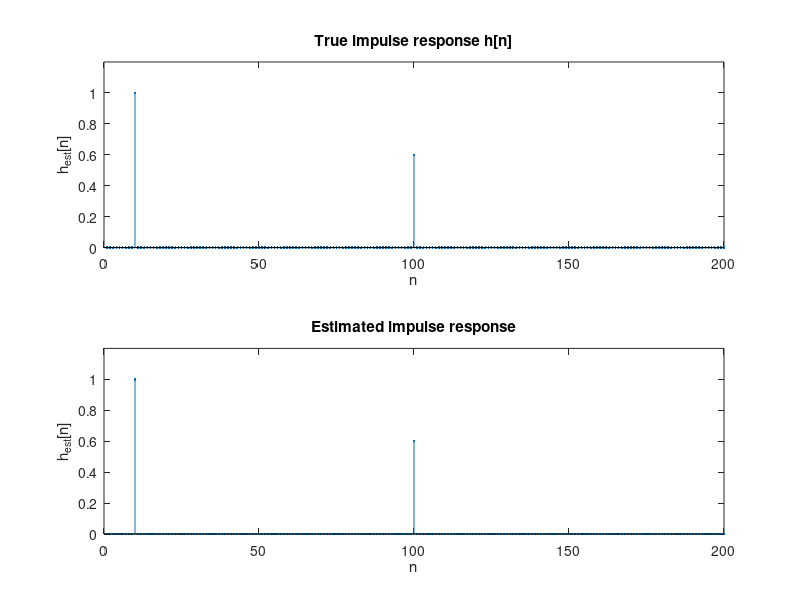

MATLAB code for this plot:
%True impulse response
ir_true = zeros(1,1000);
ir_true(10) = 1;
ir_true(100) = 0.6;

%Stimulus signal
n = 0:999;
stimulus_signal = sin(n);
    
% Simulate a measurement situation
output_signal_from_system = conv(stimulus_signal,ir_true);

%Estimation of impulse response
X = fft(stimulus_signal, 2048);
Y = fft(output_signal_from_system, 2048);
ir_estimate = abs(ifft(Y./X));

%Plot responses
figure(1)
subplot(2,1,1);
stem(ir_true,'.'); xlim([0,200]); ylim([0, 1.2]);
title('True impulse response h[n]');
xlabel('n'); ylabel('h_{est}[n]');

subplot(2,1,2);
stem(ir_estimate,'.'); xlim([0,200]); ylim([0, 1.2]);
title('Estimated impulse response');
xlabel('n'); ylabel('h_{est}[n]');
